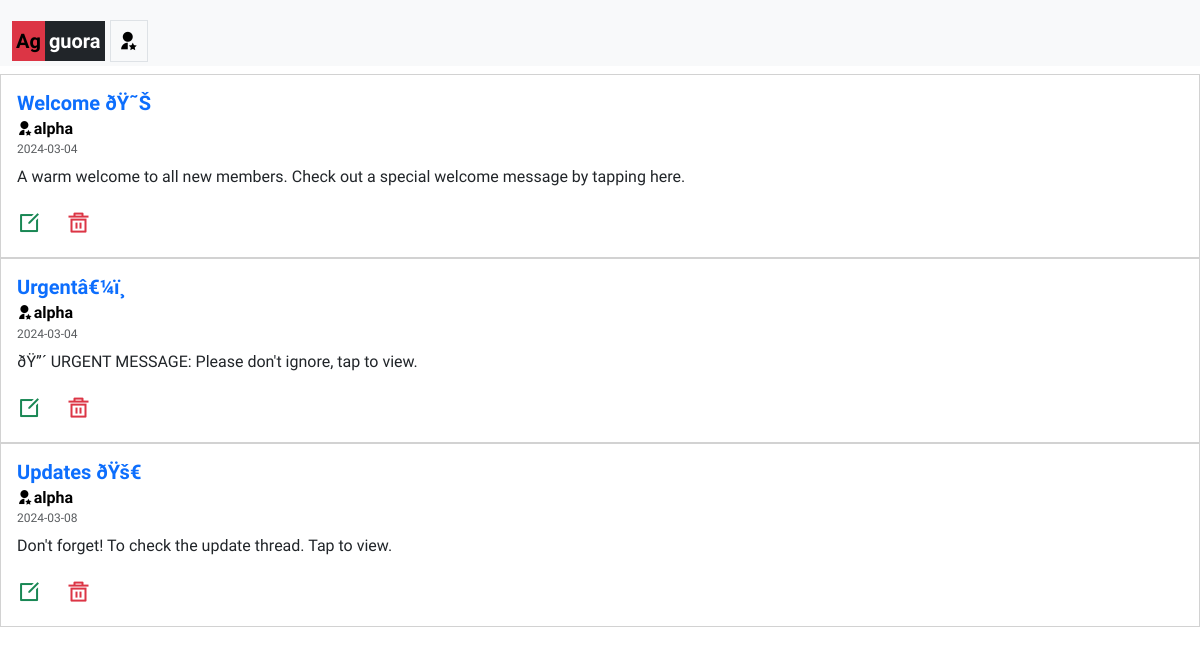
Page /admin/view-announcement.php (signed in) on the committed database.
### tables this page shows
CREATE TABLE `announcement` (
  `anno_id` int(11) NOT NULL,
  `anno_name` varchar(255) NOT NULL,
  `anno_desc` varchar(2555) NOT NULL,
  `anno_date` date NOT NULL DEFAULT current_timestamp(),
  `admin_name` varchar(255) NOT NULL
);

### admin/view-announcement.php (the view, shortened to what this page needs)
<?php
if(!isset($_SESSION['name'])){
echo 'Opps! atfirst you need to <a href="index.php">login</a> & proof that you are an admin.';
}else{ ?>
<?php
include "../db_connection.php";
?>
<!DOCTYPE html>
<html lang="en">
<head>
     <?php include "../bootstrapcss-and-icons.php"; ?>
</head>
<body>
<?php include "admin-header.php"; ?>
     <div class="my-2">
     <?php
     $sql = "SELECT * FROM `announcement`";
     $result = mysqli_query($conn, $sql);
     if ($result) {
          if (mysqli_num_rows($result) > 0) {
               while ($anno = mysqli_fetch_assoc($result)) {
                    ?>
                    <div class="card rounded-0">
                         <div class="card-body">
                              <h5 class="card-title">
                              <a href="announcement-thread.php?announcement=<?php echo $anno['anno_id']; ?>" style="text-decoration:none;"><b><?php echo $anno['anno_name']; ?></b></a>
                              </h5>
                              <h6 class="card-subtitle mb-2 text-body-secondary">
                                   <b style="color:black;">
                                        <?php echo '<i class="ri-user-star-fill"></i>' . $anno['admin_name']; ?>
                                   </b><br>
                                   <b style="font-weight:lighter; font-size:12px;">
                                        <?php echo $anno['anno_date']; ?>
                                   </b>
                              </h6>
                              <p class="card-text">
                                   <?php echo $anno['anno_desc']; ?>
                              </p>
                              <a href="edit-announcement.php?edit=<?php echo $anno['anno_id']; ?>" class="card-link text-success"
                                   style="text-decoration:none; font-size:1.5rem;"><i class="ri-edit-box-line"></i><a>
                              <a href="delete-announcement.php?delete=<?php echo $anno['anno_id']; ?>" class="card-link text-danger"
                                   style="text-decoration:none; font-size:1.5rem; padding-left:20px;"><i class="ri-delete-bin-5-line"></i></a>
                         </div>
                    </div>
                    <?php
               }
          } else {
               echo '<div class="alert alert-warning rounded-0" role="alert" style="font-size:15px;">No Announcement Found !';
          }
     }
     ?>
     </div>
</body>
</html>
<?php } ?>

### include/fonts.php (style rules this page uses)
* { font-family: "Mukta", sans-serif; font-weight: 400; font-style: normal; }

### rows in the picture
announcement: anno_name "Welcome ðŸ˜Š", admin_name "alpha", anno_date "2024-03-04", anno_desc "A warm welcome to all new members. Check out a special welcome message by tapping here."
announcement: anno_name "Urgentâ€¼ï¸", admin_name "alpha", anno_date "2024-03-04", anno_desc "ðŸ”´ URGENT MESSAGE: Please don't ignore, tap to view."
announcement: anno_name "Updates ðŸš€", admin_name "alpha", anno_date "2024-03-08", anno_desc "Don't forget! To check the update thread. Tap to view."
